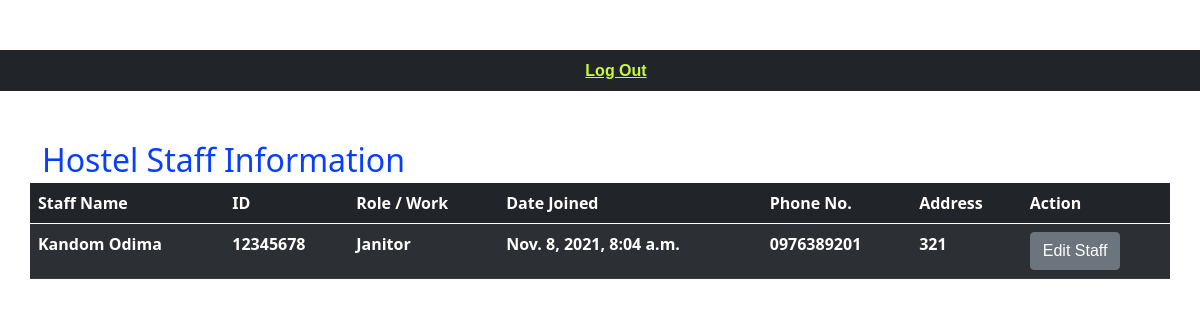
The app's page /hostel-staff-details (signed in) with its own data.
### profiles/models.py (models this page shows, shortened)
class Profile(models.Model):
    GENDER_MALE = 1
    GENDER_FEMALE = 2
    GENDER_CHOICES = [
        (GENDER_MALE, _("Male")),
        (GENDER_FEMALE, _("Female")),
    ]
    user = models.OneToOneField(User, related_name="profile", on_delete=models.CASCADE)
    avatar = models.ImageField(upload_to="profiles/avatars/", null=True, blank=True)
    id_number = models.CharField(max_length=32, null=True, blank=True)
    college = models.CharField(max_length=32, null=True, blank=True)
    semester = models.CharField(max_length=32, null=True, blank=True)
    hostel = models.CharField(max_length=32, null=True, blank=True)
    room_number = models.CharField(max_length=32, null=True, blank=True)
    year = models.CharField(max_length=32, null=True, blank=True)
    birthday = models.DateField(null=True, blank=True)
    gender = models.PositiveSmallIntegerField(choices=GENDER_CHOICES, null=True, blank=True)
    phone = models.CharField(max_length=32, null=True, blank=True)
    address = models.CharField(max_length=255, null=True, blank=True)
    code = models.CharField(max_length=8,null=True,blank=True)
    number = models.CharField(max_length=32, null=True, blank=True)
    role = models.CharField(max_length=50, null=True, blank=True)
    created_at = models.DateTimeField(auto_now_add=True)
    updated_at = models.DateTimeField(auto_now=True)
    def get_fullname(self):
        return f'{self.user.first_name} {self.user.last_name}'
    class Meta:
        verbose_name = _('Profile')
        verbose_name_plural = _('Profiles')

### main/views.py (the view)
# urls.py: path('hostel-staff-details',views.hostel_staff_details,name='hostel_staff_details'),
@login_required
def hostel_staff_details(request):
    profiles = Profile.objects.filter(Q(role__icontains='Janitor') |
    Q(role__icontains='Staff') | Q(role__icontains='house keeping'))
    context = {'profiles':profiles}
    return render(request,'main/hostel-staff-details.html',context)

### templates/main/hostel-staff-details.html
{% extends 'main/base.html' %}
{% block content %}
<div class="container">
	<h2 class="mb-1">Hostel Staff Information</h2>
	  <div class="row">
			<table class="table table-striped table-dark">
  <thead>
    <tr>
      <th scope="col">Staff Name</th>
      <th scope="col">ID</th>
      <th scope="col">Role / Work</th>
      <th scope="col">Date Joined</th>
      <th scope="col">Phone No.</th>
      <th scope="col">Address</th>
      <th scope="col">Action</th>
    </tr>
  </thead>
  <tbody>
    {% for profile in profiles %}
    <tr>
      <td>{{profile.get_fullname}}</td>
      <td>{{profile.id_number}}</td>
      <td>{{profile.role}}</td>
      <td>{{profile.created_at}}</td>
      <td>{{profile.phone}}</td>
      <td>{{profile.address}}</td>
      <td><a href="{% url 'main:edit_hostel_staff' profile.id %}" class="btn btn-secondary">Edit Staff</a></td>
    </tr>
  {% endfor %}
  </tbody>
</table>
		</div>
</div>
{% endblock %}

### templates/main/base.html (style rules this page uses)
body { background-color: white; color: #083efd; margin-top: 50px; font-weight: 600; background-image: url(../../static/img/hostel.jpg); background-size: cover; }
a { color: #cbf83e; font-family: "Raleway", sans-serif; font-weight: 600; }

### records on screen
Profile: get_fullname "Kandom Odima", id_number "12345678", role "Janitor", created_at "Nov. 8, 2021, 8:04 a.m.", phone "0976389201", address "321"
